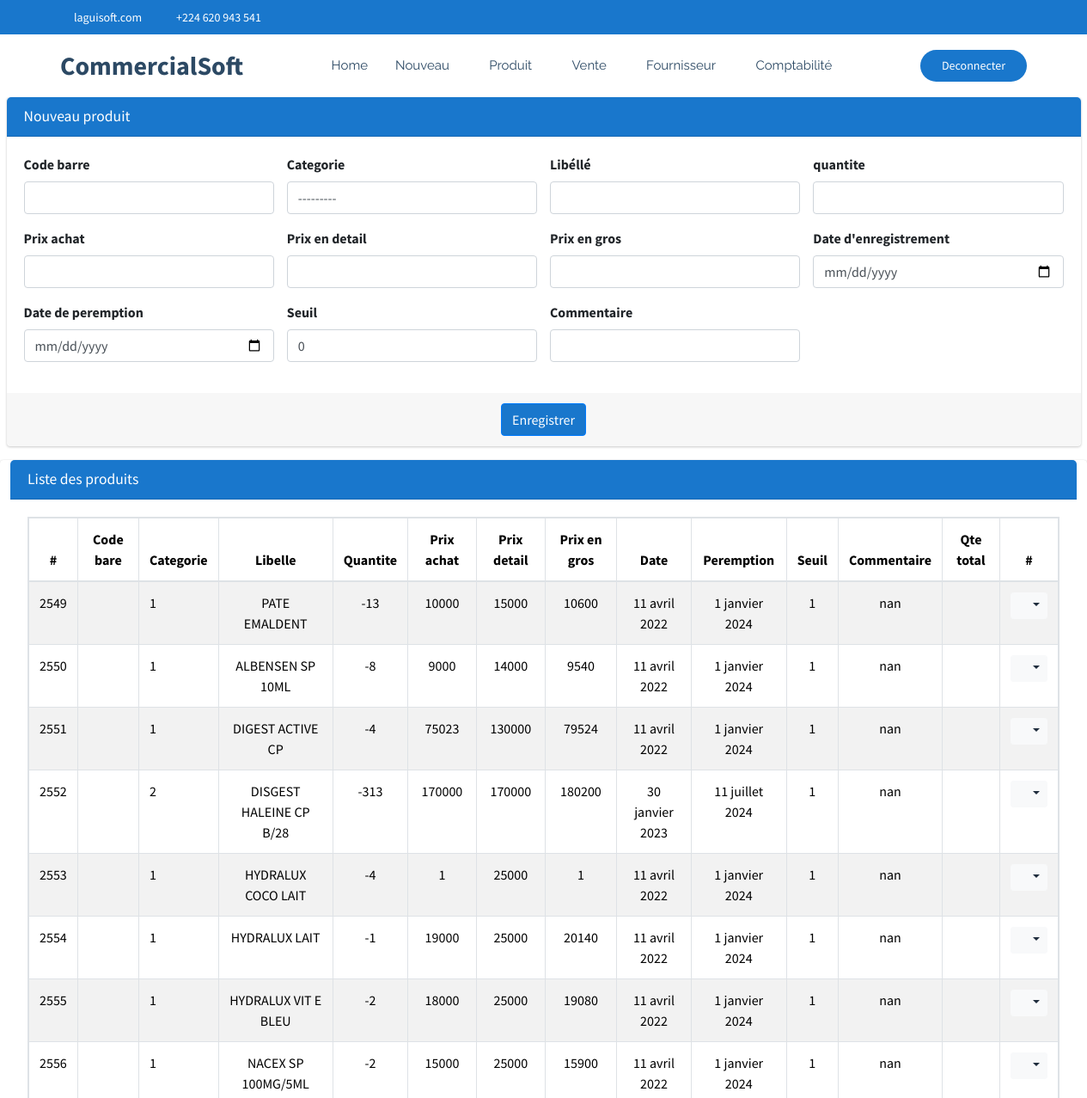
The page /commerce/produit/ (signed in, upper part) on the database as committed earlier.
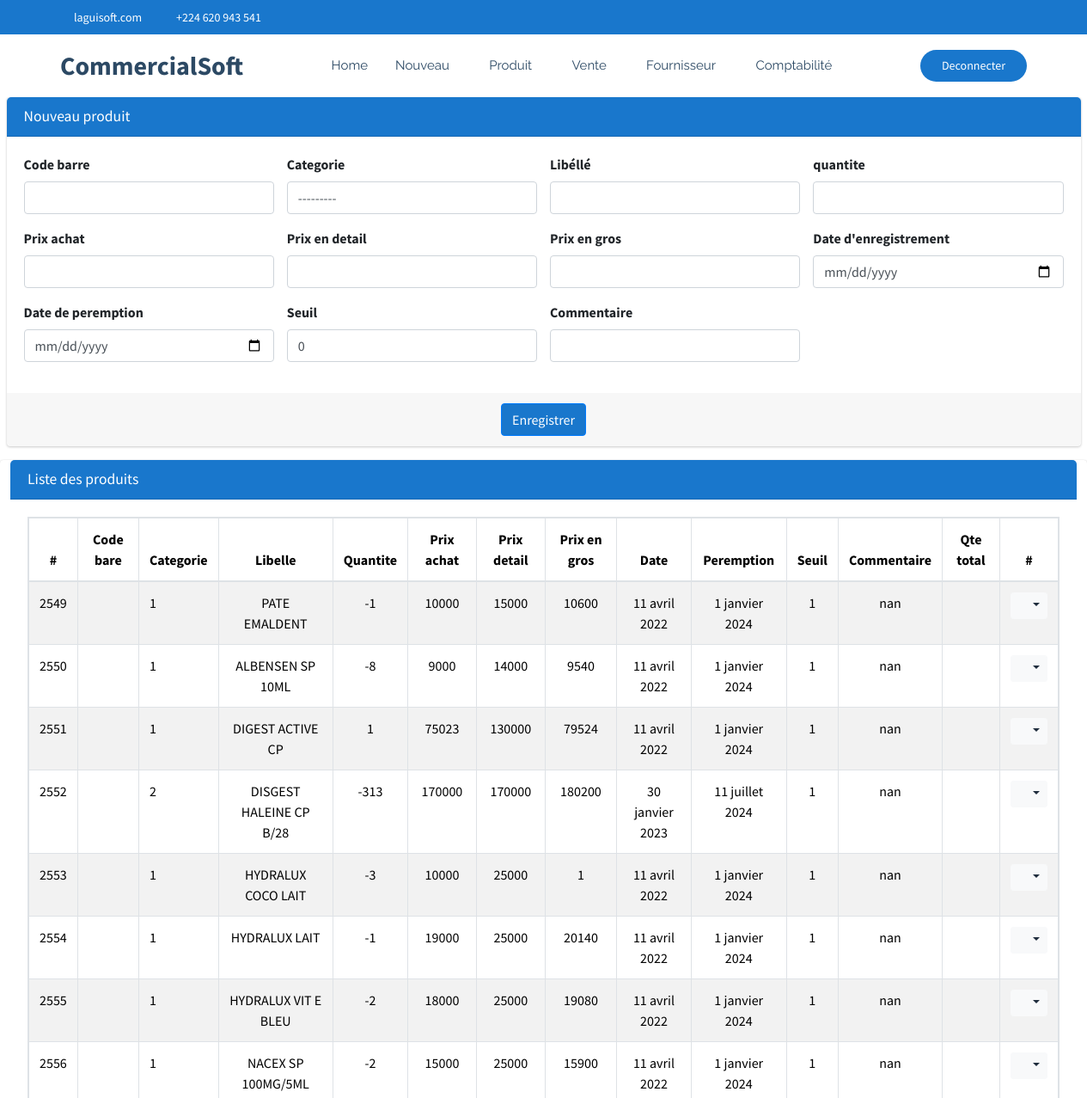
The same page on the database as committed later.
### CommercialSoft/models.py (models this page shows, shortened)
class Produit(models.Model):
    codebare=models.CharField(max_length=100, unique=True, null=True, blank=True)
    categorie=models.ForeignKey(Categorie, on_delete=models.SET_NULL, null=True, blank=True)
    libelle=models.CharField(max_length=60, unique=True)
    quantite=models.IntegerField()
    prixAchat=models.DecimalField(max_digits=30, decimal_places=0)
    prixEnGros=models.DecimalField(max_digits=30, decimal_places=0)
    prixDetail=models.DecimalField(max_digits=30, decimal_places=0)
    date=models.DateField(default=timezone.now)
    datePeremption=models.DateField(default=timezone.now)
    seuil=models.PositiveIntegerField(default=0)
    commentaire=models.CharField(max_length=60, null=True, blank=True)
    quantiteTotal=models.PositiveBigIntegerField(default=0)

class Categorie(models.Model):
    nom=models.CharField(max_length=30, unique=True)
    def __str__(self):
        return self.nom

### CommercialSoft/views.py (the view)
# urls.py: path('produit/', views.produit_list_create,name="commerce_produit"),
@login_required
def produit_list_create(request):
    if request.method == "POST":
        form = ProduitForm(request.POST)
        if form.is_valid():
            form.save()  # Sauvegarder après modification
            messages.success(request, "Produit créée avec succès !")
            return redirect('commerce_produit')
        else:
            messages.error(request, "Erreur lors de la création de la produit.")
    else:
        form = ProduitForm()
    produit = Produit.objects.all().order_by('id')
    paginator = Paginator(produit, 15)
    page = request.GET.get('page')
    paginated = paginator.get_page(page)
    return render(request, 'CommercialSoft/produit.html', {'form': form,'listes': paginated})

### CommercialSoft/forms.py
class ProduitForm(forms.ModelForm):
    class Meta:
        model = Produit
        fields = ['codebare','categorie','libelle','quantite','prixAchat','prixDetail','prixEnGros','date','datePeremption','seuil','commentaire']
        widgets = {
            'codebare': forms.TextInput(attrs={'class': 'form-control'}),
            'categorie': forms.Select(attrs={'class': 'form-control'}),
            'libelle': forms.TextInput(attrs={'class': 'form-control'}),
            'quantite': forms.NumberInput(attrs={'class': 'form-control'}),
            'prixAchat': forms.NumberInput(attrs={'class': 'form-control'}),
            'prixDetail': forms.NumberInput(attrs={'class': 'form-control'}),
            'prixEnGros': forms.NumberInput(attrs={'class': 'form-control'}),
            'date': forms.DateInput(attrs={'class': 'form-control', 'type': 'date'}),
            'datePeremption': forms.DateInput(attrs={'class': 'form-control', 'type': 'date'}),
            'seuil': forms.NumberInput(attrs={'class': 'form-control'}),
            'commentaire': forms.TextInput(attrs={'class': 'form-control'}),
        }

### CommercialSoft/templates/CommercialSoft/produit.html (shortened to what this page needs)
{% extends "CommercialSoft/starter-page.html" %}
{% load static %}
{% block css %}
    <link rel="stylesheet" href="{% static 'autre/plugins/fontawesome-free/css/all.min.css' %}">
    <link rel="stylesheet" href="https://code.ionicframework.com/ionicons/2.0.1/css/ionicons.min.css">
  <link rel="stylesheet" href="{% static 'autre/plugins/sweetalert2-theme-bootstrap-4/bootstrap-4.min.css' %}">
    <link rel="stylesheet" href="{% static 'autre/dist/css/adminlte.min.css' %}">
    <link rel="stylesheet" href="{% static 'autre/plugins/toastr/toastr.min.css' %}">
{% endblock %}
{% block corp %}
<section class="content pt-0">
  <div class="container-fluid">
    <div class="row">
      <div class="col-md-12">
        <div class="card card-primary">
          <div class="card-header">
            <h3 class="card-title">Nouveau produit</h3>
          </div>
          <form role="form" action="{% url 'commerce_produit' %}" method="post" id="patientForm">
            <div class="card-body">
              <div class="row">
                <div class="col-md-6 col-lg-3">
                  <div class="form-group">
                    <label for="codebare">Code barre</label>
                    {{ form.codebare }}
                  </div>
                </div>
                <div class="col-md-6 col-lg-3">
                  <div class="form-group">
                    <label for="categorie">Categorie</label>
                    {{ form.categorie }}
                  </div>
                </div>
                <div class="col-md-6 col-lg-3">
                  <div class="form-group">
                    <label for="libelle">Libéllé</label>
                    {{ form.libelle }}
                  </div>
                </div>
                <div class="col-md-6 col-lg-3">
                  <div class="form-group">
                    <label for="age">quantite</label>
                    {{ form.quantite }}
                  </div>
                </div>
              </div>
              <div class="row">
                <div class="col-md-6 col-lg-3">
                  <div class="form-group">
                    <label for="prixAchat">Prix achat</label>
                    {{ form.prixAchat }}
                  </div>
                </div>
                <div class="col-md-6 col-lg-3">
                  <div class="form-group">
                    <label for="prixDetail">Prix en detail</label>
                    {{ form.prixDetail }}
                  </div>
                </div>
                <div class="col-md-6 col-lg-3">
                  <div class="form-group">
                    <label for="prixEnGros">Prix en gros</label>
                    {{ form.prixEnGros }}
                  </div>
                </div>
                <div class="col-md-6 col-lg-3">
                  <div class="form-group">
                    <label for="date">Date d'enregistrement</label>
                    {{ form.date }}
                  </div>
                </div>
              </div>
              <div class="row">
                <div class="col-md-6 col-lg-3">
                  <div class="form-group">
                    <label for="datePeremption">Date de peremption</label>
                    {{ form.datePeremption }}
                  </div>
                </div>
                <div class="col-md-6 col-lg-3">
                  <div class="form-group">
                    <label for="seuil">Seuil</label>
                    {{ form.seuil }}
                  </div>
                </div>
                <div class="col-md-6 col-lg-3">
                  <div class="form-group">
                    <label for="commentaire">Commentaire</label>
                    {{ form.commentaire }}
                  </div>
                </div>
              </div>
            </div>
            <div class="card-footer text-center">
              <button type="submit" class="btn btn-primary {{ message }}">Enregistrer</button>
            </div>
          </form>
        </div>
      </div>
    </div>
     <div class="row">
      <div class="card card-primary">
        <div class="card-header">
          <h3 class="card-title">Liste des produits</h3>
        </div>
        <div class="card-body">
          <table class="table table-bordered table-hover table-striped table-responsive">
            <thead>
              <tr>
                <th style="width: 10px" class="text-center">#</th>
                <th class="text-center">Code bare</th>
                <th class="text-center">Categorie</th>
                <th class="text-center">Libelle</th>
                <th class="text-center">Quantite</th>
                <th class="text-center">Prix achat</th>
                <th class="text-center">Prix detail</th>
                <th class="text-center">Prix en gros</th>
                <th class="text-center">Date</th>
                <th class="text-center">Peremption</th>
                <th class="text-center">Seuil</th>
                <th class="text-center">Commentaire</th>
                <th class="text-center">Qte total</th>
                <th style="width: 40px" class="text-center">#</th>
              </tr>
            </thead>
            <tbody>
              {% if listes %}
                {% for liste in listes %}
                  <tr>
                    <td class="text-center">{{liste.id}}</td>
                    <td>{{liste.codebarre}}</td>
                    <td>{{liste.categorie}}</td>
                    <td class="text-center">{{liste.libelle}}</td>
                    <td class="text-center">{{liste.quantite}}</td>
                    <td class="text-center">{{liste.prixAchat}}</td>
                    <td class="text-center">{{liste.prixDetail}}</td>
                    <td class="text-center">{{liste.prixEnGros}}</td>
                    <td class="text-center">{{liste.date}}</td>
                    <td class="text-center">{{liste.datePeremption}}</td>
                    <td class="text-center">{{liste.seuil}}</td>
                    <td class="text-center">{{liste.commentaire}}</td>
                    <td class="text-center">{{patient.quantiteTotal}}</td>
                    <td class="text-center">
                      <div class="btn-group">
                        <button type="button" class="btn btn-sm btn-light dropdown-toggle" data-toggle="dropdown" aria-expanded="false">
                          <i class="fas fa-cogs"></i>
                        </button>
                      </div>
                    </td>
                  </tr>
                {% endfor %}
              {% else %}
                <tr>
                  <td colspan="14" class="text-center">Aucune ligine disponible pour le moment.</td>
                </tr>
              {% endif %}
            </tbody>
          </table>
        </div>
      </div>
     </div>
  </div>
</section>
  {% endblock %}

### CommercialSoft/templates/CommercialSoft/starter-page.html (shortened to what this page needs)
{% load static %}
<!DOCTYPE html>
<html lang="en">
<head>
  <link href="{% static 'clinique/assets/vendor/bootstrap/css/bootstrap.min.css' %}" rel="stylesheet">
  <link href="{% static 'clinique/assets/vendor/bootstrap-icons/bootstrap-icons.css' %}" rel="stylesheet">
  <link href="{% static 'clinique/assets/vendor/aos/aos.css' %}" rel="stylesheet">
  <link href="{% static 'clinique/assets/vendor/fontawesome-free/css/all.min.css' %}" rel="stylesheet">
  <link href="{% static 'clinique/assets/vendor/glightbox/css/glightbox.min.css' %}" rel="stylesheet">
  <link href="{% static 'clinique/assets/vendor/swiper/swiper-bundle.min.css' %}" rel="stylesheet">
  <link href="{% static 'clinique/assets/css/main.css' %}" rel="stylesheet">
  {% block css %}
  {% endblock %}
</head>
<body class="starter-page-page">
  <header id="header" class="header sticky-top">
    <div class="topbar d-flex align-items-center">
      <div class="container d-flex justify-content-center justify-content-md-between">
        <div class="contact-info d-flex align-items-center">
          <i class="bi bi-envelope d-flex align-items-center"><a href="mailto:contact@example.com">laguisoft.com</a></i>
          <i class="bi bi-phone d-flex align-items-center ms-4"><span>+224 620 943 541</span></i>
        </div>
        <div class="social-links d-none d-md-flex align-items-center">
          <a href="#" class="twitter"><i class="bi bi-twitter-x"></i></a>
          <a href="#" class="facebook"><i class="bi bi-facebook"></i></a>
          <a href="#" class="instagram"><i class="bi bi-instagram"></i></a>
          <a href="#" class="linkedin"><i class="bi bi-linkedin"></i></a>
        </div>
      </div>
    </div>
    <div class="branding d-flex align-items-center">
      <div class="container position-relative d-flex align-items-center justify-content-between">
        <a href="index.html" class="logo d-flex align-items-center me-auto">
          <h1 class="sitename">CommercialSoft</h1>
        </a>
        <nav id="navmenu" class="navmenu">
          <ul>
            <li><a href="{% url 'commerce_dashboard' %}">Home<br></a></li>
            {% if user.groups.count == 1 and user.groups.first.name != "Utilisateur" %}
            <li class="dropdown"><a href="#"><span>Nouveau</span> <i class="bi bi-chevron-down toggle-dropdown"></i></a>
            </li>
            {% endif %}
            <li class="dropdown"><a href="#"><span>Produit</span> <i class="bi bi-chevron-down toggle-dropdown"></i></a>
            </li>
            <li class="dropdown"><a href="#"><span>Vente</span> <i class="bi bi-chevron-down toggle-dropdown"></i></a>
            </li>
            {% if user.groups.count == 1 and user.groups.first.name != "Utilisateur" %}
            <li class="dropdown"><a href="#"><span>Fournisseur</span> <i class="bi bi-chevron-down toggle-dropdown"></i></a>
            </li>
            {% endif %}
            <li class="dropdown"><a href="#"><span>Comptabilité</span> <i class="bi bi-chevron-down toggle-dropdown"></i></a>
            </li>
          </ul>
        </nav>
        <a class="cta-btn d-none d-sm-block ms-auto" href="{% url 'logout' %}">Deconnecter</a>
      </div>
    </div>
  </header>
  <main class="main">
    {% block corp %}
    {% endblock %}
  </main>
</body>
</html>

### CommercialSoft/static/clinique/assets/css/main.css (style rules this page uses)
:root { --default-font: "Roboto", system-ui, -apple-system, "Segoe UI", Roboto, "Helvetica Neue", Arial, "Noto Sans", "Liberation Sans", sans-serif, "Apple Color Emoji", "Segoe UI Emoji", "Segoe UI Symbol", "Noto Color Emoji"; --heading-font: "Poppins", sans-serif; --nav-font: "Raleway", sans-serif; }
:root { --background-color: #ffffff; --default-color: #444444; --heading-color: #2c4964; --accent-color: #1977cc; --surface-color: #ffffff; --contrast-color: #ffffff; }
:root { --nav-color: #2c4964; --nav-hover-color: #1977cc; --nav-mobile-background-color: #ffffff; --nav-dropdown-background-color: #ffffff; --nav-dropdown-color: #2c4964; --nav-dropdown-hover-color: #1977cc; }
:root { scroll-behavior: smooth; }
body { color: var(--default-color); background-color: var(--background-color); font-family: var(--default-font); }
a { color: var(--accent-color); text-decoration: none; transition: 0.3s; }
h1, h2, h3, h4, h5, h6 { color: var(--heading-color); font-family: var(--heading-font); }
.header { color: var(--default-color); transition: all 0.5s; z-index: 997; background-color: var(--background-color); }
.header .topbar { background-color: var(--accent-color); height: 40px; padding: 0; font-size: 14px; transition: all 0.5s; }
.header .topbar .contact-info i { font-style: normal; color: var(--contrast-color); }
.header .topbar .contact-info i a, .header .topbar .contact-info i span { padding-left: 5px; color: var(--contrast-color); }
.header .topbar .contact-info i a { line-height: 0; transition: 0.3s; }
.header .topbar .social-links a { color: color-mix(in srgb, var(--contrast-color), transparent 40%); line-height: 0; transition: 0.3s; margin-left: 20px; }
.header .branding { min-height: 60px; padding: 10px 0; }
.header .logo { line-height: 1; }
.header .logo h1 { font-size: 30px; margin: 0; font-weight: 700; color: var(--heading-color); }
.header .cta-btn, .header .cta-btn:focus { color: var(--contrast-color); background: var(--accent-color); font-size: 14px; padding: 8px 25px; margin: 0 0 0 30px; border-radius: 50px; transition: 0.3s; }
@media (min-width: 1200px) { .navmenu { padding: 0; } }
@media (min-width: 1200px) { .navmenu ul { margin: 0; padding: 0; display: flex; list-style: none; align-items: center; } }
@media (min-width: 1200px) { .navmenu li { position: relative; } }
@media (min-width: 1200px) { .navmenu>ul>li { white-space: nowrap; padding: 15px 14px; } }
@media (min-width: 1200px) { .navmenu>ul>li:last-child { padding-right: 0; } }
@media (min-width: 1200px) { .navmenu a, .navmenu a:focus { color: var(--nav-color); font-size: 15px; padding: 0 2px; font-family: var(--nav-font); font-weight: 400; display: flex; align-items: center; justify-content: space-between; white-space: nowrap; transition: 0.3s; position: relative; } }
@media (min-width: 1200px) { .navmenu a i, .navmenu a:focus i { font-size: 12px; line-height: 0; margin-left: 5px; transition: 0.3s; } }
@media (min-width: 1200px) { .navmenu>ul>li>a:before { content: ""; position: absolute; width: 100%; height: 2px; bottom: -6px; left: 0; background-color: var(--nav-hover-color); visibility: hidden; width: 0px; transition: all 0.3s ease-in-out 0s; } }
section, .section { color: var(--default-color); background-color: var(--background-color); padding: 60px 0; scroll-margin-top: 72px; overflow: clip; }

Rows that differ between the two databases and show on the page:
changed Produit "PATE EMALDENT": quantite "-13" → "-1"
changed Produit "DIGEST ACTIVE CP": quantite "-4" → "1"
changed Produit "HYDRALUX COCO LAIT": quantite "-4" → "-3"; prixAchat "1" → "10000"
